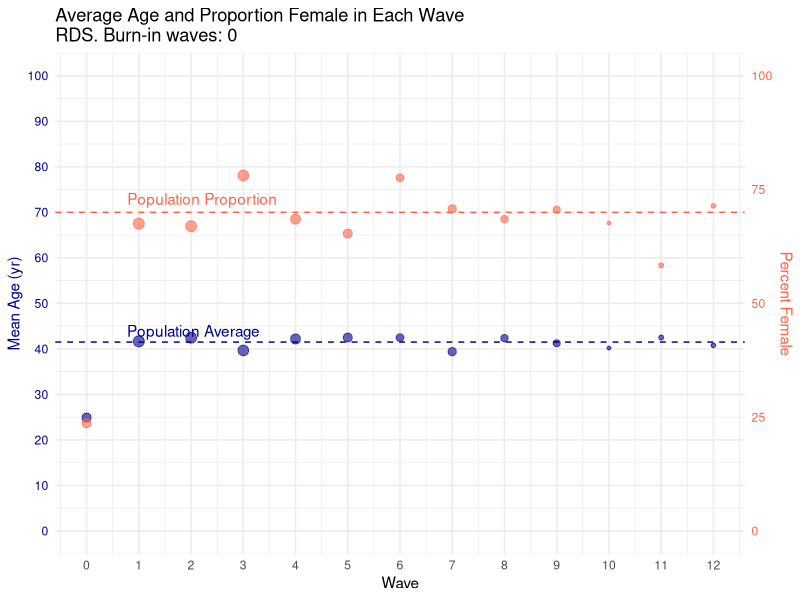
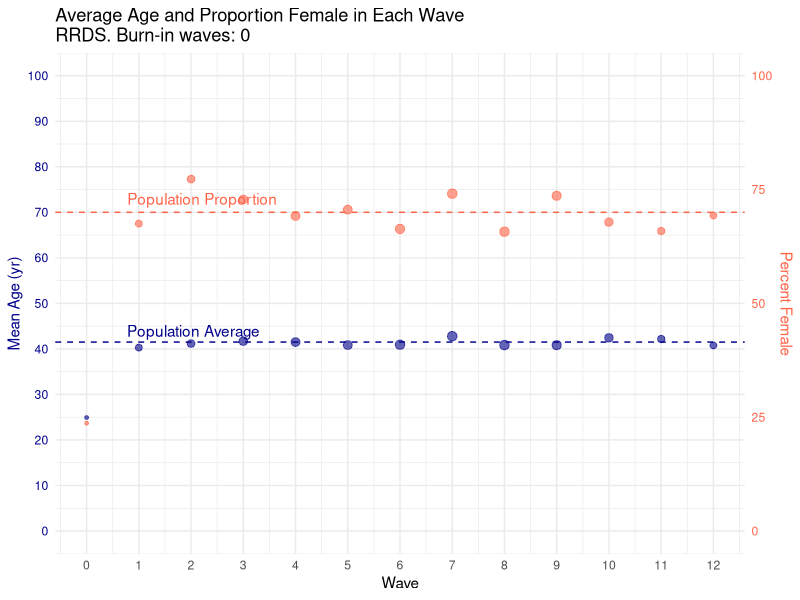
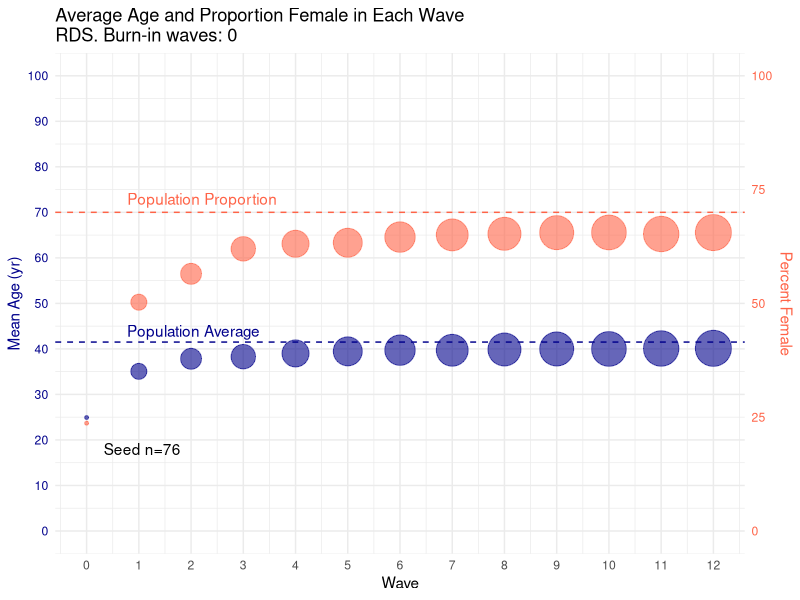
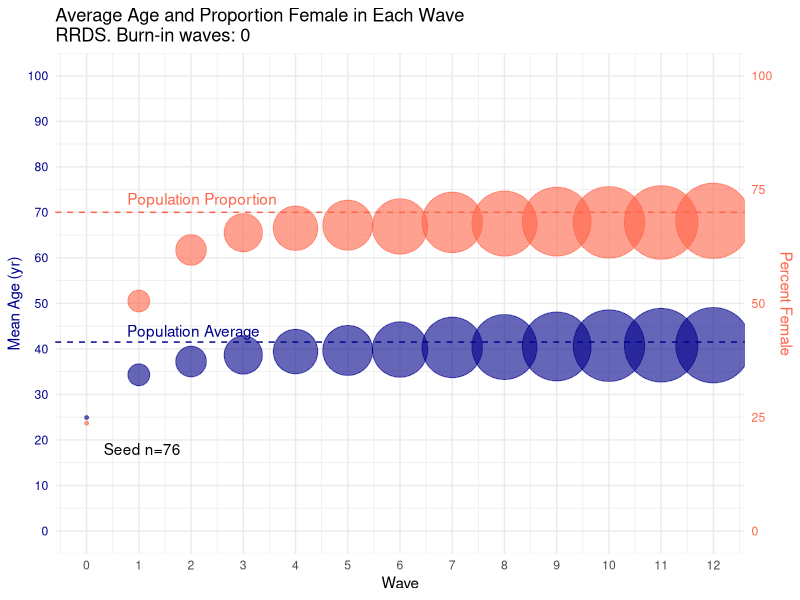

The R script that drew these images, in order:
library(igraph)
library(ggplot2)
library(data.table)

# --- GENERATE NETWORK -----------

# Create a graph with 10,000 nodes
num_nodes <- 10000
g <- make_empty_graph(n = num_nodes, directed = FALSE)

# Assign age distribution to nodes with a normal distribution between 18 and 65
set.seed(123)  # Set seed for reproducibility
ages <- round(rnorm(num_nodes, mean = 41.5, sd = 10))  # Mean of (18+65)/2 and sd chosen
ages <- pmax(pmin(ages, 65), 18)  # Ensure ages are within 18 to 65
V(g)$age <- ages

# Assign binary female distribution 70/30 female/male
females <- sample(c(1, 0), num_nodes, replace = TRUE, prob = c(0.7, 0.3))
V(g)$female <- females

# Set average and sd degree
avg_degree <- 2
sd_degree <- 2

# Choose level of homophily
homophily = 0.9

# Compute number of edges needed
num_edges <- round((avg_degree * num_nodes) / 2)

# Create an empty edge list
edge_list <- vector("list", num_edges)

# Generate edges with trait homophily based on gender and age similarity
set.seed(123)  # Set seed for reproducibility
for (i in 1:num_edges) {
  # Choose first node randomly
  node1 <- sample(1:num_nodes, 1)
  
  # Determine potential nodes with same gender (higher probability)
  same_gender_nodes <- which(V(g)$female == V(g)$female[node1])
  
  # Within same gender nodes, further narrow down to same age (even higher probability)
  same_age_nodes <- same_gender_nodes[V(g)$age[same_gender_nodes] == V(g)$age[node1]]
  
  # Define probabilities for connecting based on the homophily criteria
  if (length(same_age_nodes) > 1) {
    # Higher probability for nodes with the same gender and age
    node2 <- sample(same_age_nodes[same_age_nodes != node1], homophily)
  } else {
    # Otherwise, choose from nodes with the same gender
    node2 <- sample(same_gender_nodes[same_gender_nodes != node1], homophily)
  }
  
  # Add edge to the edge list
  edge_list[[i]] <- c(node1, node2)
}

# Add edges to the graph
g <- add_edges(g, unlist(edge_list))

# Find the clusters (connected components)
components <- components(g)

# Keep nodes that are part of any connected component with size > 1
connected_nodes <- which(components$csize[components$membership] > 1)

# Extract the subgraph with only connected nodes
connected_subgraph <- induced_subgraph(g, connected_nodes)
g = induced_subgraph(g, connected_nodes)

# Summary of the graph
mean(V(g)$age)
mean(V(g)$female)
mean(degree(g))

# --- SELECT SEEDS ---------

# non-representative seeds

# Step 1: Calculate node degrees and find extremes
node_degrees <- degree(g)
high_degree_nodes <- which(node_degrees > quantile(node_degrees, 0.95))  # Top 5% degree nodes
low_degree_nodes <- which(node_degrees < quantile(node_degrees, 0.05))   # Bottom 5% degree nodes

# Step 2: Find nodes with extreme ages
node_ages <- V(g)$age
extreme_age_nodes <- which(node_ages > quantile(node_ages, 0.95) | node_ages < quantile(node_ages, 0.05))  # Top and bottom 5% age nodes

# Step 3: Select nodes with a skewed gender distribution (over-representing one gender)
gender_distribution <- table(V(g)$female)
if (gender_distribution[1] > gender_distribution[2]) {
  skewed_gender_nodes <- which(V(g)$female == 0)  # If females are overrepresented, pick males
} else {
  skewed_gender_nodes <- which(V(g)$female == 1)  # If males are overrepresented, pick females
}

# Step 4: Combine all non-representative nodes found by the criteria
non_representative_candidates <- unique(c(high_degree_nodes, low_degree_nodes, extreme_age_nodes, skewed_gender_nodes))

# Step 5: Randomly select 100 nodes from the non-representative candidates
set.seed(123)  # Set seed for reproducibility
if (length(non_representative_candidates) >= 100) {
  non_representative_sample <- sample(non_representative_candidates, 100)
} else {
  non_representative_sample <- non_representative_candidates
  cat("Less than 100 non-representative nodes found; selected all", length(non_representative_sample), "nodes.\n")
}

# mostly young men 
young_men = V(g)[V(g)$age < 22 & V(g)$female == 0]
mostly_young_men = union(young_men, sample(V(g), 20))

# mostly old women
older_women = V(g)[V(g)$age > 63 & V(g)$female == 1]
mostly_older_women = union(older_women, sample(V(g), 20))

# --- RRDS ALGORITHM --------
# Randomly choose referral from neighbors

# Step 1: Set Parameters
set.seed(12)  # Set random seed for reproducibility
num_seeds <- 10  # Number of initial seeds
recruits_per_person <- 3  # Number of recruits per person
num_waves <- 12  # Number of waves

# Step 2: Select Initial Seeds
# seeds <- sample(V(g), num_seeds)
# seeds = V(g)[non_representative_sample]
# seeds = V(g)[older_women]
# seeds = V(g)[mostly_older_women]
# seeds = V(g)[young_men]
seeds = V(g)[mostly_young_men]

rrds_participants <- vector("list", num_waves + 1)  # To store participants in each wave
rrds_participants[[1]] <- seeds  # Initial seeds are the first wave

# Step 3: Perform rrds Recruitment
for (wave in 1:num_waves) {
  current_wave_participants <- rrds_participants[[wave]]
  next_wave_participants <- c()  # Initialize next wave participants
  
  for (participant in current_wave_participants) {
    # Find neighbors of the current participant
    neighbors <- neighbors(g, participant)
    
    # Exclude already sampled participants to prevent duplicate recruitment
    eligible_neighbors <- setdiff(neighbors, unlist(rrds_participants))
    
    # Recruit up to 3 new participants from eligible neighbors
    if (length(eligible_neighbors) > 0) {
      recruits <- sample(eligible_neighbors, min(recruits_per_person, length(eligible_neighbors)))
      next_wave_participants <- c(next_wave_participants, recruits)
    }
  }
  
  # Store the participants for the next wave
  rrds_participants[[wave + 1]] <- next_wave_participants
  
  # Stop if no more recruits are possible
  if (length(next_wave_participants) == 0) {
    break
  }
}

# --- CREATE RRDS RESULTS ---------

# create empty vectors to store the values
n_wave = c() # wave number
n_participants = c() # number of participants in this wave
avg_age = c() # average age of participants in this wave
prop_female = c() # proportion female in this wave
c_participants = c() # cumulative number of participants through this wave
c_avg_age = c() # cumulative average age of participants through this wave
c_prop_female = c() # cumulative proportion female through this wave

# Initialize cumulative lists to keep track of cumulative participants
cumulative_participants <- c()

# Output details about each wave and compute cumulative statistics
for (wave in 1:length(rrds_participants)) {
  
  # wave
  n_wave[[wave]] = wave-1 # assign
  
  # n_participants
  participants <- rrds_participants[[wave]]
  n_participants[[wave]] = length(participants) # assign
  cat("Wave", wave - 1, "Participants:", length(participants), "\n")
  
  # average age of participants in this wave
  avg_age[[wave]] = mean(V(g)$age[participants])
  
  # proportion female in this wave
  gender_counts <- table(V(g)$female[participants])
  prop_female[[wave]] <- prop.table(gender_counts)[2]
  
  # Combine participants from all waves up to the current wave
  cumulative_participants <- c(cumulative_participants, rrds_participants[[wave]])
  cumulative_participants <- unique(cumulative_participants)  # Remove duplicates
  c_participants[[wave]] = length(cumulative_participants) # assign
  
  cat("Cumulative Statistics up to Wave", wave - 1, "\n")
  cat("  Number of Participants:", length(cumulative_participants), "\n")
  
  if (length(cumulative_participants) > 0) {
    # Calculate cumulative mean age for the participants up to the current wave
    cumulative_mean_age <- mean(V(g)$age[cumulative_participants])
    c_avg_age[[wave]] = cumulative_mean_age
    
    # Calculate cumulative gender proportion for the participants up to the current wave
    cumulative_gender_counts <- table(V(g)$female[cumulative_participants])
    cumulative_gender_proportions <- prop.table(cumulative_gender_counts)
    c_prop_female[[wave]] = cumulative_gender_proportions[2]
    
    # Output cumulative statistics
    cat("  Cumulative Average Age:", round(cumulative_mean_age, 2), "\n")
    cat("  Cumulative Gender Proportion (Female/Male):\n")
    print(cumulative_gender_proportions)
  } else {
    cat("  No participants up to this wave.\n")
  }
  
  cat("\n")
}

rrds_results_table = data.frame(Wave = unlist(n_wave),
                               Participants = unlist(n_participants),
                               Mean_age = unlist(avg_age), 
                               Female = unlist(prop_female),
                               Participants_cumulative = unlist(c_participants),
                               Mean_age_cumulative = unlist(c_avg_age),
                               Female_cumulative = unlist(c_prop_female))

# --- RDS ALGORITHIM -------
# refer your most similar neighbors

rds_participants <- vector("list", num_waves + 1)  # To store participants in each wave
rds_participants[[1]] <- seeds  # Initial seeds are the first wave

# Step 3: Perform RDS Recruitment
for (wave in 1:num_waves) {
  current_wave_participants <- rds_participants[[wave]]
  next_wave_participants <- c()  # Initialize next wave participants
  
  for (participant in current_wave_participants) {
    # Find neighbors of the current participant
    neighbors <- neighbors(g, participant)
    
    # Exclude already sampled participants to prevent duplicate recruitment
    eligible_neighbors <- setdiff(neighbors, unlist(rds_participants))
    
    # Step 4: Sort Eligible Neighbors by Similarity (same gender first, then closest age)
    if (length(eligible_neighbors) > 0) {
      # Convert eligible_neighbors to numeric indices
      eligible_neighbor_indices <- as.numeric(eligible_neighbors)
      
      # Extract participant gender and age
      participant_gender <- V(g)$female[participant]
      participant_age <- V(g)$age[participant]
      
      # Sort eligible neighbors: same gender first, then by closest age
      sorted_neighbors <- eligible_neighbor_indices[order(
        V(g)$female[eligible_neighbor_indices] != participant_gender,  # Sort by same gender first
        abs(V(g)$age[eligible_neighbor_indices] - participant_age)  # Then by closest age
      )]
      
      # Recruit up to specified number of participants from sorted eligible neighbors
      recruits <- head(sorted_neighbors, min(recruits_per_person, length(sorted_neighbors)))
      next_wave_participants <- c(next_wave_participants, recruits)
    }
  }
  
  # Store the participants for the next wave
  rds_participants[[wave + 1]] <- next_wave_participants
  
  # Stop if no more recruits are possible
  if (length(next_wave_participants) == 0) {
    break
  }
}

# --- CREATE RDS RESULTS -----

# create empty vectors to store the values
n_wave = c() # wave number
n_participants = c() # number of participants in this wave
avg_age = c() # average age of participants in this wave
prop_female = c() # proportion female in this wave
c_participants = c() # cumulative number of participants through this wave
c_avg_age = c() # cumulative average age of participants through this wave
c_prop_female = c() # cumulative proportion female through this wave

# Initialize cumulative lists to keep track of cumulative participants
cumulative_participants <- c()

# Output details about each wave and compute cumulative statistics
for (wave in 1:length(rds_participants)) {
  
  # wave
  n_wave[[wave]] = wave-1 # assign
  
  # n_participants
  participants <- rds_participants[[wave]]
  n_participants[[wave]] = length(participants) # assign
  cat("Wave", wave - 1, "Participants:", length(participants), "\n")
  
  # average age of participants in this wave
  avg_age[[wave]] = mean(V(g)$age[participants])
  
  # proportion female in this wave
  gender_counts <- table(V(g)$female[participants])
  prop_female[[wave]] <- prop.table(gender_counts)[2]
  
  # Combine participants from all waves up to the current wave
  cumulative_participants <- c(cumulative_participants, rds_participants[[wave]])
  cumulative_participants <- unique(cumulative_participants)  # Remove duplicates
  c_participants[[wave]] = length(cumulative_participants) # assign
  
  cat("Cumulative Statistics up to Wave", wave - 1, "\n")
  cat("  Number of Participants:", length(cumulative_participants), "\n")
  
  if (length(cumulative_participants) > 0) {
    # Calculate cumulative mean age for the participants up to the current wave
    cumulative_mean_age <- mean(V(g)$age[cumulative_participants])
    c_avg_age[[wave]] = cumulative_mean_age
    
    # Calculate cumulative gender proportion for the participants up to the current wave
    cumulative_gender_counts <- table(V(g)$female[cumulative_participants])
    cumulative_gender_proportions <- prop.table(cumulative_gender_counts)
    c_prop_female[[wave]] = cumulative_gender_proportions[2]
    
    # Output cumulative statistics
    cat("  Cumulative Average Age:", round(cumulative_mean_age, 2), "\n")
    cat("  Cumulative Gender Proportion (Female/Male):\n")
    print(cumulative_gender_proportions)
  } else {
    cat("  No participants up to this wave.\n")
  }
  
  cat("\n")
}

rds_results_table = data.frame(Wave = unlist(n_wave),
                               Participants = unlist(n_participants),
                               Mean_age = unlist(avg_age), 
                               Female = unlist(prop_female),
                               Participants_cumulative = unlist(c_participants),
                               Mean_age_cumulative = unlist(c_avg_age),
                               Female_cumulative = unlist(c_prop_female))

# --- PLOT RESULTS -------
rrds_data = as.data.table(rrds_results_table)
rds_data = as.data.table(rds_results_table)

# write an intermediate function called plot_both_data
# that takes in both datasets (rrds and rds) and computes
# lower = min(min(rrds), min(rds)) and same for upper with max
# and then pass lower and upper as arguments to plot_wave_data
# and plot_cumulative_data

# Define the function
plot_wave_data <- function(dt, custom_title) {
  # Ensure dt is a data.table
  if (!is.data.table(dt)) {
    stop("Input must be a data.table.")
  }

  # Create the plot
  p <- ggplot(dt, aes(x = Wave)) +
    # Plot for Mean_age
    geom_point(aes(y = Mean_age, color = "Mean Age", size = Participants), alpha=0.6) +
    scale_size_continuous(range=c(min(dt$Participants)/min(dt$Participants), 
                                  max(dt$Participants)/min(dt$Participants))) +
    scale_y_continuous(name = "Mean Age (yr)", 
                       breaks = seq(0, 100, by = 10),
                       limits = c(0, 100),
                       sec.axis = sec_axis(~ ., name = "Percent Female")) +
    # Plot for Female
    geom_point(aes(y = Female * 100, color = "Female", size = Participants), alpha=0.6) +
    scale_color_manual(values = c("Mean Age" = "darkblue", "Female" = "tomato")) +
    labs(title = custom_title,
         x = "Wave") +
    scale_x_continuous(breaks = seq(0, num_waves, by = 1), limits = c(0, num_waves)) +
    theme_minimal() +
    theme(
      axis.title.y.right = element_text(color = "tomato"),
      axis.text.y.right = element_text(color = "tomato"),
      axis.title.y.left = element_text(color = "darkblue"),
      axis.text.y.left = element_text(color = "darkblue"),
      legend.position = "none"  # Remove all legends
    ) +
    # Add horizontal lines
    geom_hline(yintercept = 41.5, linetype = "dashed", color = "darkblue") +
    geom_hline(yintercept = 70, linetype = "dashed", color = "tomato") +  # Female * 100
    # Add labels for the horizontal lines
    annotate("text", x = 3.32, y = 44, label = "Population Average", hjust = 1, color = "darkblue") +
    annotate("text", x = 3.65, y = 73, label = "Population Proportion", hjust = 1, color = "tomato")
  
  # Print the plot
  print(p)
}

# Define the function
plot_cumulative_data <- function(dt, custom_title) {
  # Ensure dt is a data.table
  if (!is.data.table(dt)) {
    stop("Input must be a data.table.")
  }
  
  # Create the plot
  p <- ggplot(dt, aes(x = Wave)) +
    # Plot for Mean_age_cumulative
    geom_point(aes(y = Mean_age_cumulative, color = "Mean Age", size = Participants_cumulative), alpha=0.6) +
    scale_size_continuous(range=c(min(dt$Participants_cumulative)/min(dt$Participants_cumulative),
                                  max(dt$Participants_cumulative)/min(dt$Participants_cumulative))) +
    scale_y_continuous(name = "Mean Age (yr)", 
                       breaks = seq(0, 100, by = 10),
                       limits = c(0, 100),
                       sec.axis = sec_axis(~ ., name = "Percent Female")) +
    # Plot for Female_cumulative
    geom_point(aes(y = Female_cumulative * 100, color = "Female", size = Participants_cumulative), alpha=0.6) +
    scale_color_manual(values = c("Mean Age" = "darkblue", "Female" = "tomato")) +
    labs(title = custom_title,
         x = "Wave") +
    scale_x_continuous(breaks = seq(0, num_waves, by = 1), limits = c(0, num_waves)) +
    theme_minimal() +
    theme(
      axis.title.y.right = element_text(color = "tomato"),
      axis.text.y.right = element_text(color = "tomato"),
      axis.title.y.left = element_text(color = "darkblue"),
      axis.text.y.left = element_text(color = "darkblue"),
      legend.position = "none"  # Remove all legends
    ) +
    # Add horizontal lines
    geom_hline(yintercept = 41.5, linetype = "dashed", color = "darkblue") +
    geom_hline(yintercept = 70, linetype = "dashed", color = "tomato") +  # Female * 100
    # Add labels for the horizontal lines
    annotate("text", x = 3.32, y = 44, label = "Population Average", hjust = 1, color = "darkblue") +
    annotate("text", x = 3.65, y = 73, label = "Population Proportion", hjust = 1, color = "tomato") +
    annotate("text", x = 1.8, y = 18, label = "Seed n=76", hjust = 1, color = "black")
  
  # Print the plot
  print(p)
}

# Plot the data after removing the burn-in waves
burn_in = 0
plot_wave_data(rds_data[burn_in:nrow(rds_data),],
               paste0("Average Age and Proportion Female in Each Wave \nRDS. Burn-in waves: ", burn_in))
plot_wave_data(rrds_data[burn_in:nrow(rds_data),],
               paste0("Average Age and Proportion Female in Each Wave \nRRDS. Burn-in waves: ", burn_in))
plot_cumulative_data(rds_data[burn_in:nrow(rds_data),], 
                     paste0("Average Age and Proportion Female in Each Wave \nRDS. Burn-in waves: ", burn_in))
plot_cumulative_data(rrds_data[burn_in:nrow(rds_data),], 
                     paste0("Average Age and Proportion Female in Each Wave \nRRDS. Burn-in waves: ", burn_in))










